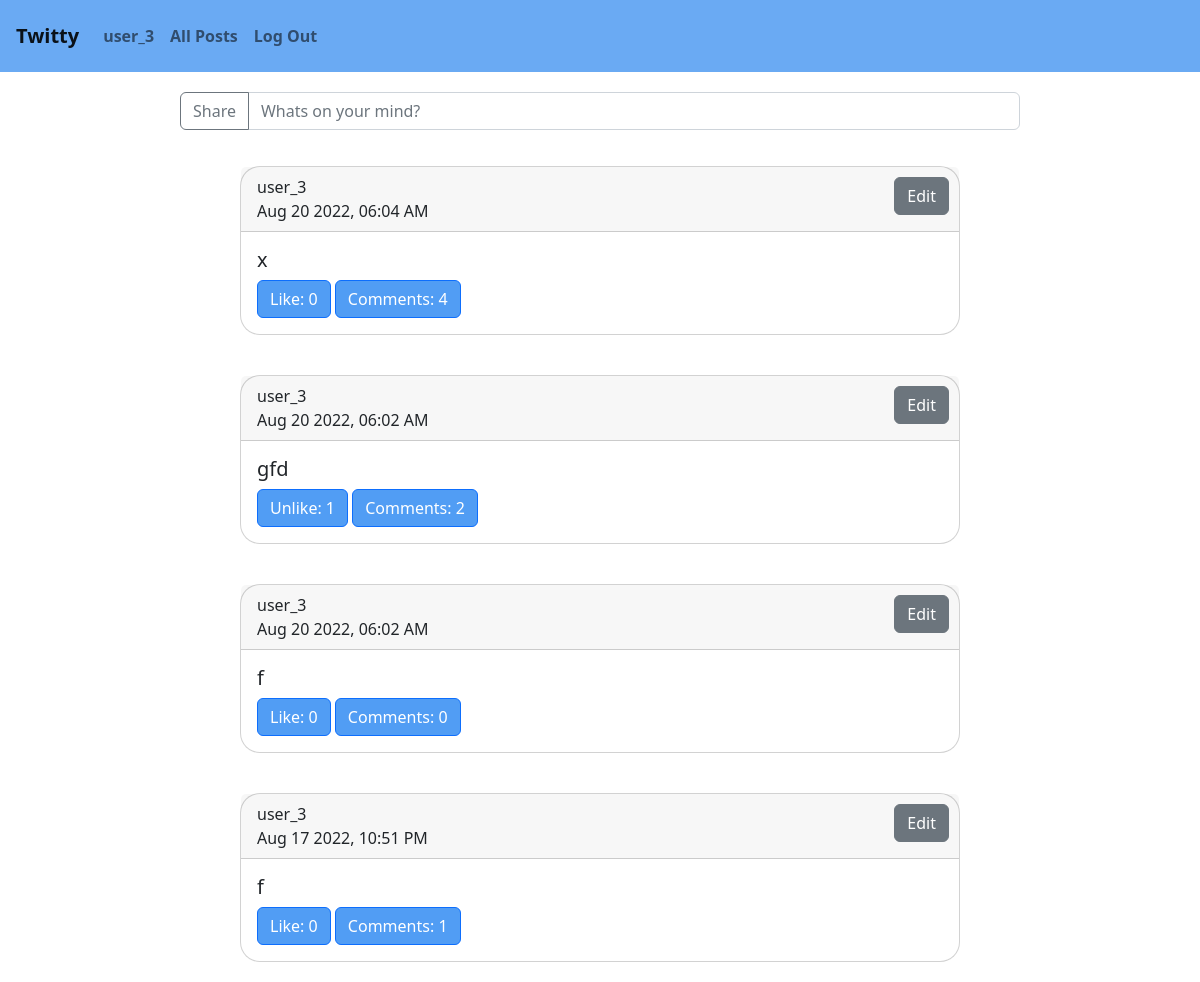
Before: / (signed in) with the older database file.
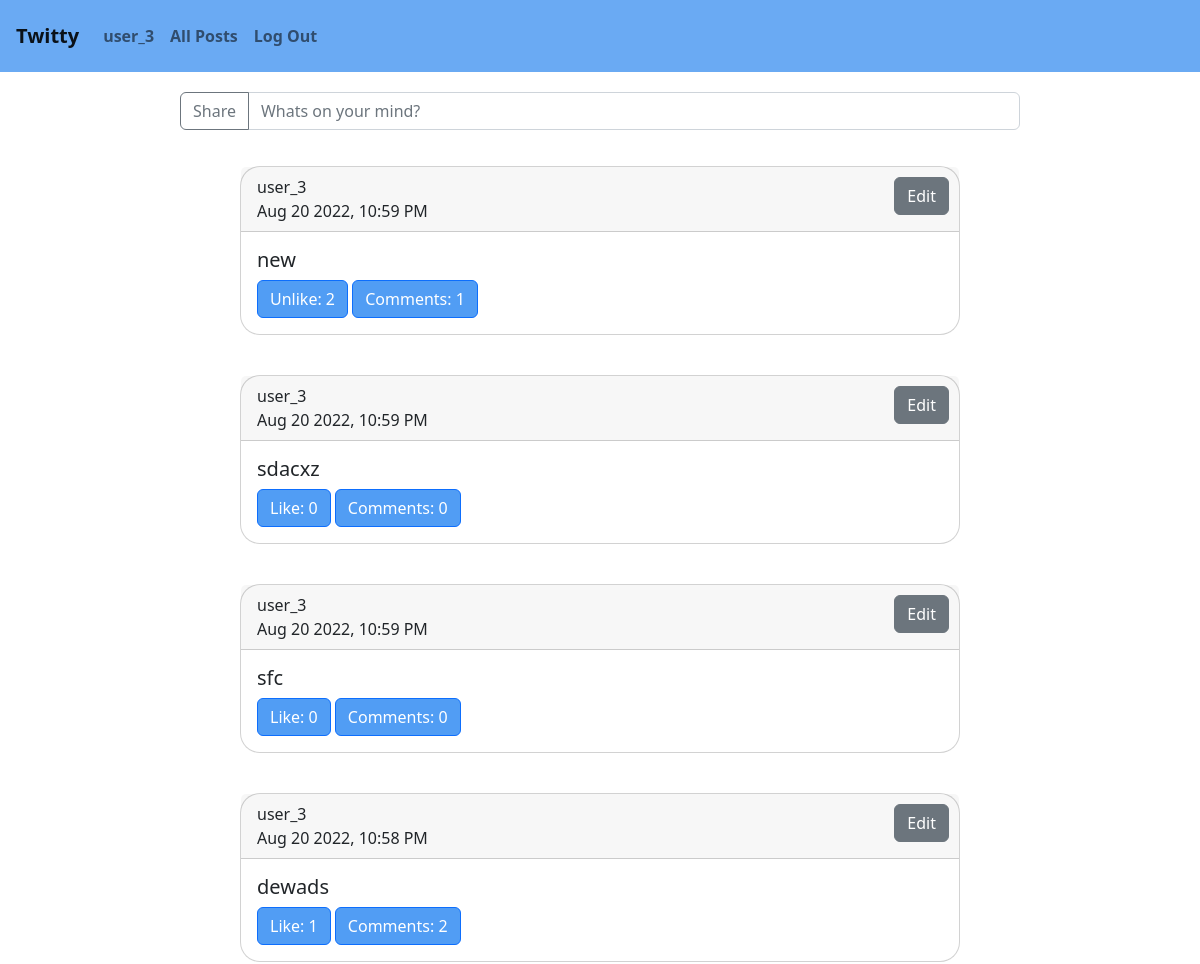
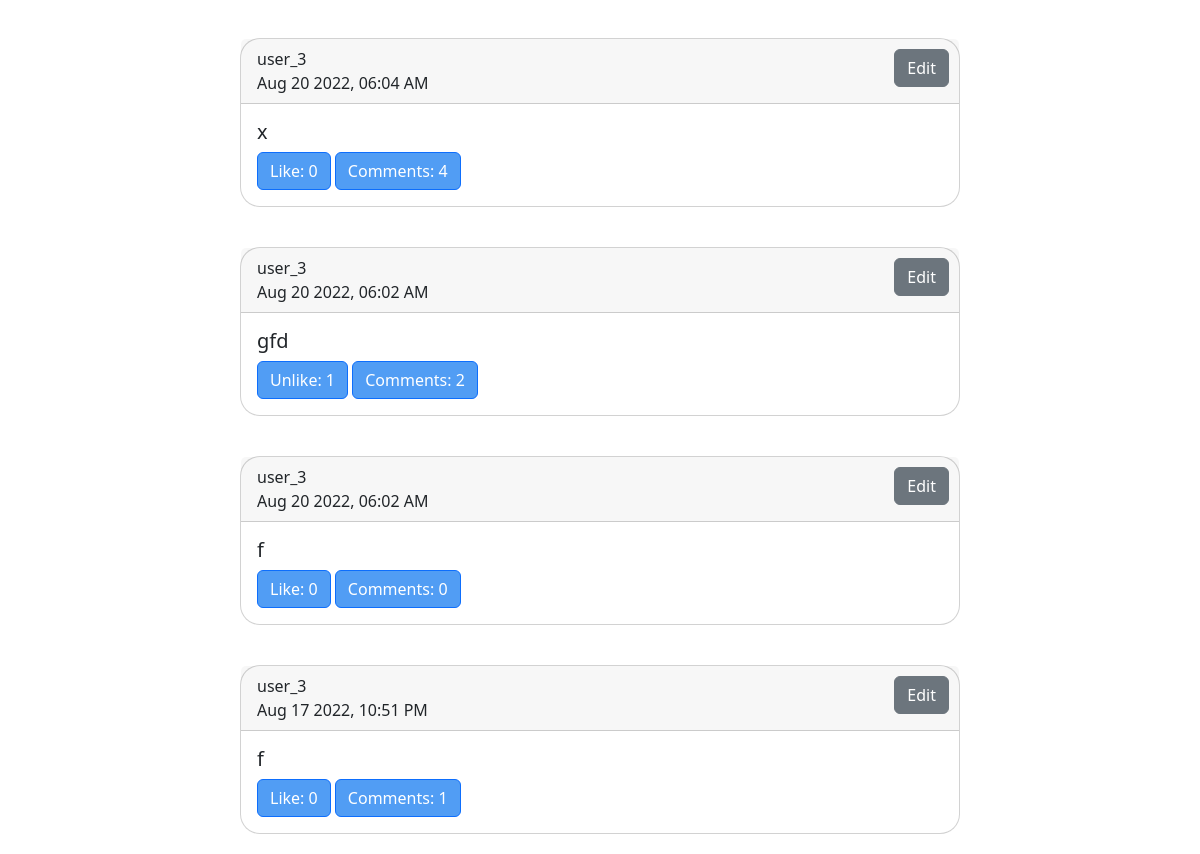
After: the same page with the newer database file (2 pictures, top to bottom).
### network/models.py (models this page shows)
class User(AbstractUser):
    pass

class Post(models.Model):
    user_post = models.ForeignKey(User, on_delete=models.CASCADE,related_name="user_post", default="1")
    post = models.CharField(max_length=2000, null=False, blank=False, default="")
    timestamp = models.DateTimeField(auto_now_add=True)
    updated_at = models.DateTimeField(auto_now=True)
    def serialize(self):
        likes = len(self.liked_on.all())
        comments = self.commented_on.all()
        comments = [comment.serialize() for comment in comments]
        return {
            "id":self.id,
            "user_post":self.user_post.username,
            "post": self.post,
            "time":self.timestamp.strftime("%b %d %Y, %I:%M %p"),
            "likes":likes,
            "comments":comments,
            "how_many_comments":len(comments)
        }

### network/views.py (the view, shortened to what this page needs)
# urls.py: path("", views.index, name="index"),
def index(request):
    if request.user.is_authenticated:
        user = User.objects.get(pk=request.user.id)
        profile = Profile.objects.get(pk=user.id)
        following = [user.id for user in profile.following.all()]
        following.append(user.id)
        posts = Post.objects.filter(user_post__in=following)
        posts = posts.order_by("-timestamp").all()
        posts = [post.serialize() for post in posts]
        liked = Like.objects.filter(user_like=request.user)
        liked = [like.post.id for like in liked]
        return render(request, "network/index.html",{
            'posts':posts,
            'liked':liked
            })

### network/models.py (called while the page is built)
    def serialize(self):
        return {
            'comment': self.comment,
            'user_comment': self.user_comment.username
        }

### network/templates/network/index.html (shortened to what this page needs)
{% extends "network/layout.html" %}
{% load static %}
{% block body %}
<form class="input-group mb-3" id="post-form">
  <button type="submit" class="btn btn-outline-secondary" type="button" id="share">Share</button>
  <input required type="text" class="form-control" placeholder="Whats on your mind?" id="post-text">
</form>
<div id="all-posts">
    {% for post in posts %}
    <div class="card" id="post-card">
        <div class="card-header">
          <a href="{% url 'profile' post.user_post %}">{{post.user_post}}</a>
          <br>
          {{post.time}}
        </div>
        <div class="card-body">
          <h5 class="card-title">{{post.post}}</h5>
          {% if post.id in liked %}
          <button class="btn btn-primary" id="unlike" data-post="{{post.id}}">Unlike: {{post.likes}}</button>
          {% else %}
          <button class="btn btn-primary" id="like" data-post="{{post.id}}">Like: {{post.likes}}</button>
          {% endif %}
          <button class="btn btn-primary" id="show-comments">Comments: {{post.how_many_comments}}</button>
          {% if user.username == post.user_post %}
          <button class="btn btn-secondary" id="edit" data-post="{{post.id}}">Edit</button>
          {% endif %}
        </div>
      </div>
      {% endfor %}
  </div>
  {% endblock %}

### network/templates/network/layout.html (shortened to what this page needs)
{% load static %}
<!DOCTYPE html>
<html lang="en">
    <head>
        <link href="https://cdn.jsdelivr.net/npm/bootstrap@5.2.0/dist/css/bootstrap.min.css" rel="stylesheet">
        <link rel="stylesheet" href="{% static './network/styles.css' %}">
    </head>
    <body>
        <nav class="navbar navbar-expand-lg navbar-light" id="navbar">
            <a class="navbar-brand" href="{% url 'index' %}">Twitty</a>
            <div id="nav-items">
              <ul class="navbar-nav mr-auto" id="top-nav">
                {% if user.is_authenticated %}
                    <li class="nav-item">
                        <a class="nav-link" id="profile" href="{% url 'profile' user.username %}"><strong>{{ user.username }}</strong></a>
                    </li>
                {% endif %}
                <li class="nav-item">
                  <a class="nav-link" id="all-posts-link" href="{% url 'posts' %}">All Posts</a>
                </li>
                {% if user.is_authenticated %}
                    <li class="nav-item" id="signin-out">
                        <a class="nav-link" href="{% url 'logout' %}">Log Out</a>
                    </li>
                {% endif %}
              </ul>
            </div>
          </nav>
        <div class="body">
            {% block body %}
            {% endblock %}
        </div>
    </body>
</html>

Changed rows visible on the page:
added Post: post "new"
added Post: post "sdacxz"
added Post: post "sfc"
added Post: post "dewads"
Other visible differences:
new list line: "user_3"
new list line: "Aug 20 2022, 10:59 PM Unlike: 2 Comments: 1 Edit"
new list line: "Aug 20 2022, 10:59 PM Like: 0 Comments: 0 Edit"
new list line: "Aug 20 2022, 10:58 PM Like: 1 Comments: 2 Edit"
